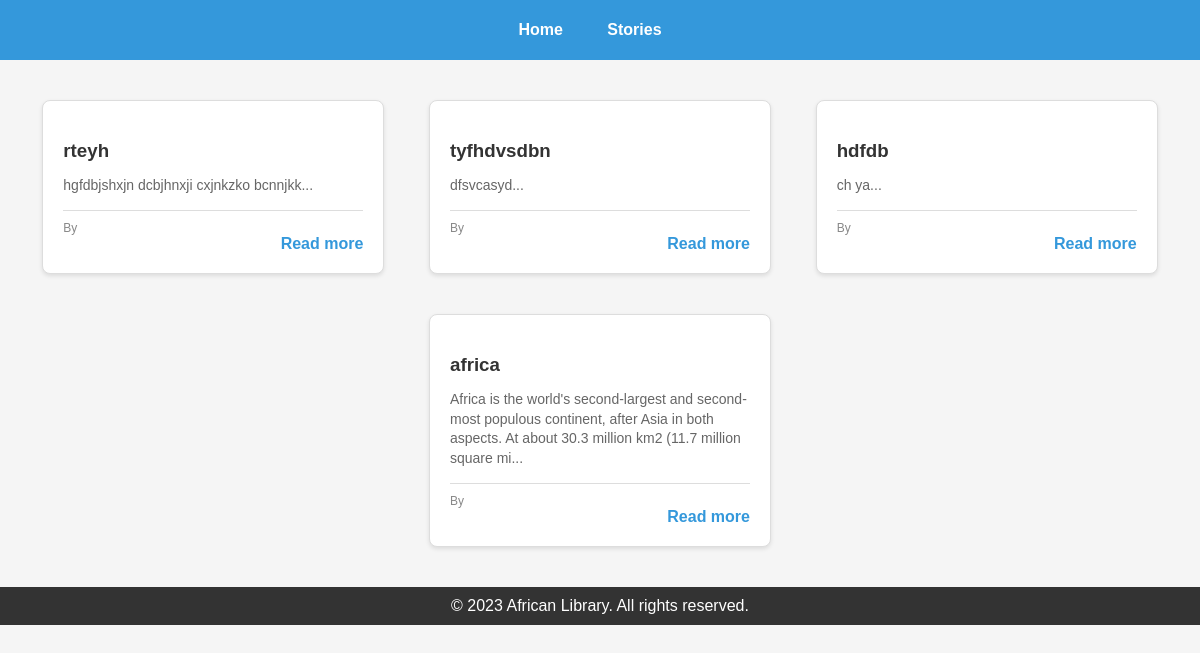
Before: /stories/ with the older database file.
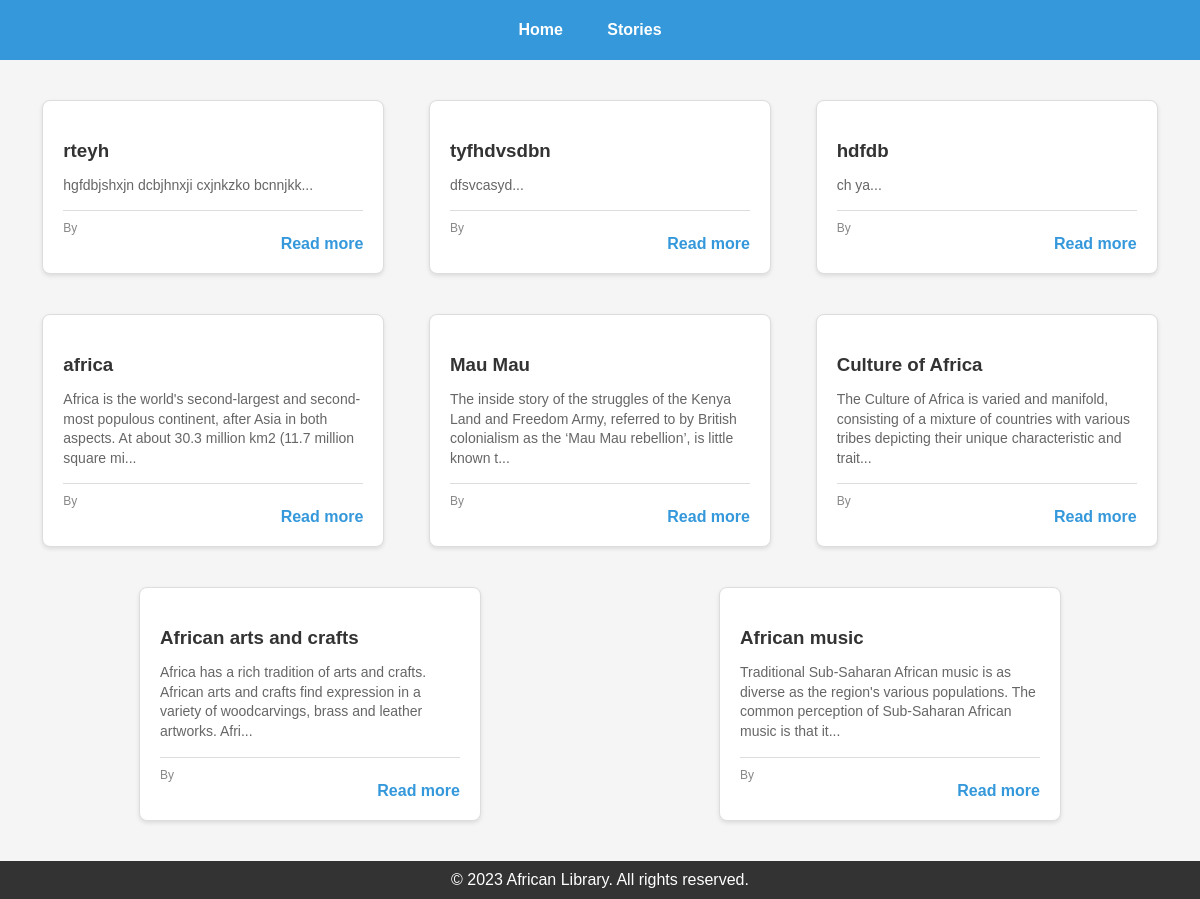
After: the same page with the newer database file.
### africanlibrary/models.py (models this page shows, shortened)
class Story(models.Model):
    id = models.UUIDField(primary_key=True, default=uuid4, editable=False)
    title = models.CharField(max_length=200)
    description = models.TextField()
    content = models.TextField()

### africanlibrary/views.py (the view)
# urls.py: path('stories/', stories, name="stories"),
def stories(request):
    stories = Story.objects.all()
    context = {'stories': stories}
    return render(request, 'stories.html', context)

### africanlibrary/templates/stories.html (shortened to what this page needs)
{% extends 'base.html' %}
{% block content %}
    <div class="story-container">
        {% for story in stories %}
            <div class="story">
                <h3>{{ story.title }}</h3>
                <p class="preview-content">{{ story.content|slice:":150" }}...</p>
                <div class="author-info">
                    <span>By {{ story.author }}</span>
                </div>
                <div class="read-more" data-story-id="{{ story.id }}">Read more</div>
            </div>
        {% endfor %}
    </div>
    <footer>
        &copy; 2023 African Library. All rights reserved.
    </footer>
{% endblock %}

### africanlibrary/templates/base.html (shortened to what this page needs)
<!DOCTYPE html>
<html lang="en">
<head>
</head>
<body>
    <nav>
        <ul>
            <li><a href="{% url 'index' %}">Home</a></li>
            <li><a href="{% url 'stories' %}">Stories</a></li>
        </ul>
    </nav>
    {% block content %}{% endblock %}
</body>
</html>

### africanlibrary/templates/base.html (style rules this page uses)
body { font-family: 'Arial', sans-serif; background-color: #f5f5f5; margin: 0; padding: 0; }
nav { background-color: #3498db; overflow: hidden; height: 60px; }
nav ul { list-style-type: none; margin: 0; padding: 0; text-align: center; line-height: 60px; }
nav li { display: inline; margin-right: 20px; }
nav a { text-decoration: none; color: #fff; font-weight: bold; font-size: 16px; padding: 10px; transition: background-color 0.3s ease-in-out; }
.story-container { display: flex; flex-wrap: wrap; justify-content: space-around; padding: 20px; }
.story { border: 1px solid #ddd; background-color: #fff; padding: 20px; margin: 20px; cursor: pointer; width: 300px; border-radius: 8px; box-shadow: 0 2px 4px rgba(0, 0, 0, 0.1); transition: transform 0.3s ease-in-out; }
.story h3 { color: #333; margin-bottom: 10px; }
.preview-content { color: #666; font-size: 14px; line-height: 1.4; margin-bottom: 15px; }
.read-more { text-align: right; color: #3498db; cursor: pointer; font-weight: bold; }
.author-info { display: flex; justify-content: space-between; align-items: center; color: #888; font-size: 12px; border-top: 1px solid #ddd; padding-top: 10px; }
footer { background-color: #333; color: #fff; padding: 10px; text-align: center; }

Changed rows visible on the page:
added Story: title "Mau Mau", content "The inside story of the struggles of the Kenya Land and Freedom Army, referred to by British colonialism as the ‘Mau Mau rebellion’, is little known t"
added Story: title "Culture of Africa", content "The Culture of Africa is varied and manifold, consisting of a mixture of countries with various tribes depicting their unique characteristic and trait"
added Story: title "African arts and crafts", content "Africa has a rich tradition of arts and crafts. African arts and crafts find expression in a variety of woodcarvings, brass and leather artworks. Afri"
added Story: title "African music", content "Traditional Sub-Saharan African music is as diverse as the region's various populations. The common perception of Sub-Saharan African music is that it"
